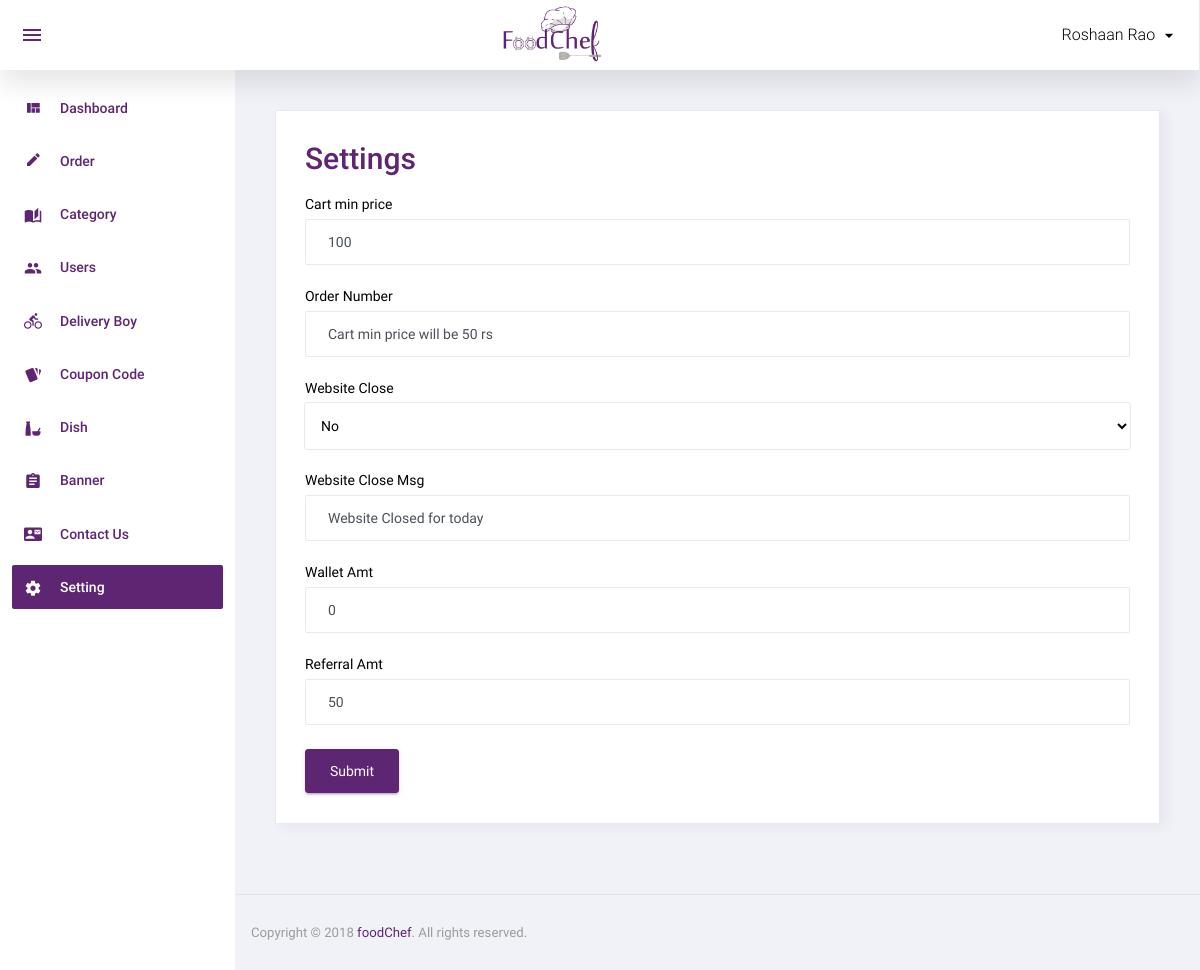
/admin/setting.php (signed in), run on the app's committed database.
### tables this page shows
CREATE TABLE `setting` (
  `id` int(11) NOT NULL,
  `cart_min_price` int(11) NOT NULL,
  `cart_min_price_msg` varchar(250) NOT NULL,
  `website_close` int(11) NOT NULL,
  `wallet_amt` int(11) NOT NULL,
  `website_close_msg` varchar(250) NOT NULL,
  `referral_amt` int(11) NOT NULL
);

### admin/setting.php (the view, shortened to what this page needs)
<?php
include('top.php');
$row=mysqli_fetch_assoc(mysqli_query($con,"select * from setting where id='1'"));
$cart_min_price=$row['cart_min_price'];
$cart_min_price_msg=$row['cart_min_price_msg'];
$website_close=$row['website_close'];
$website_close_msg=$row['website_close_msg'];
$wallet_amt=$row['wallet_amt'];
$referral_amt=$row['referral_amt'];
$websiteCloseArr=array('No','Yes');
?>
<div class="row">
            <div class="col-12 grid-margin stretch-card">
              <div class="card">
                <div class="card-body">
									<h1 class="grid_title text-primary">Settings</h1>
                  <form class="forms-sample" method="post">
                    <div class="form-group">
                      <label for="exampleInputName1">Cart min price</label>
                      <input type="text" class="form-control" placeholder="Cart min price" name="cart_min_price" required value="<?php echo $cart_min_price?>">
                    </div>
                    <div class="form-group">
                      <label for="exampleInputEmail3" required>Order Number</label>
                      <input type="textbox" class="form-control" placeholder="Cart min price msg" name="cart_min_price_msg"  value="<?php echo $cart_min_price_msg?>">
                    </div>
					<div class="form-group">
                      <label for="exampleInputEmail3" required>Website Close</label>
                      <select name="website_close" class="form-control">
						<?php foreach($websiteCloseArr as $key=>$val){
							if($website_close==$key){
								echo "<option value='$key' selected='selected'>$val</option>";
							}else{
								echo "<option value='$key'>$val</option>";
							}
						} ?>
                    </div>
					<div class="form-group">
                      <label for="exampleInputEmail3" required>Website Close Msg</label>
                      <input type="textbox" class="form-control" placeholder="Website close msg" name="website_close_msg"  value="<?php echo $website_close_msg?>">
                    </div>
					<div class="form-group">
                      <label for="exampleInputEmail3" required>Wallet Amt</label>
                      <input type="textbox" class="form-control" placeholder="Website close msg" name="wallet_amt"  value="<?php echo $wallet_amt?>">
                    </div>
					<div class="form-group">
                      <label for="exampleInputEmail3" required>Referral Amt</label>
                      <input type="textbox" class="form-control" placeholder="Website close msg" name="referral_amt"  value="<?php echo $referral_amt?>">
                    </div>
                    <button type="submit" class="btn btn-primary mr-2" name="submit">Submit</button>
                  </form>
                </div>
              </div>
            </div>
		 </div>
<?php include('footer.php');?>

### data on the page
setting: cart_min_price "100", cart_min_price_msg "Cart min price will be 50 rs", website_close "No", website_close_msg "Website Closed for today", wallet_amt "0", referral_amt "50"

### other printed values
$_SESSION['ADMIN_USER'] "Roshaan Rao"
